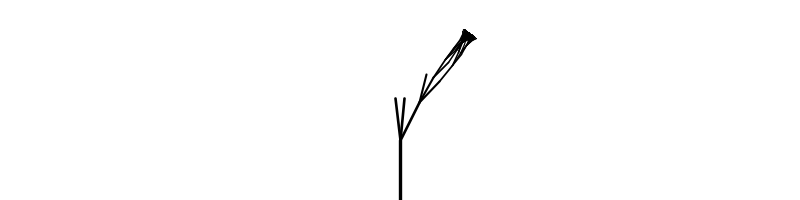
Frame 1 (no input)
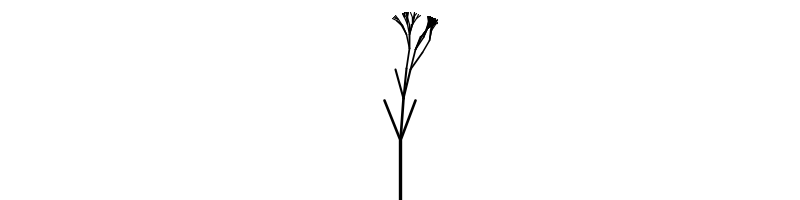
Frame 60 (the mouse pressed at the canvas centre just before this capture)
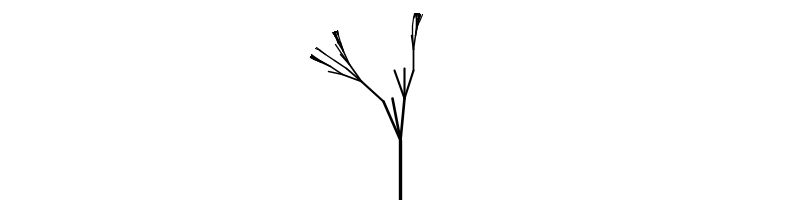
Frame 120 (the mouse held since frame 60 and released just before this capture)

The Processing sketch that drew these frames (run headless with seeded random() and noise(); from frame 60 on, the mouse is pressed at the canvas centre):

// Processing sketch: TreeStochasticNoise
// ── TreeStochasticNoise.pde
// Stochastic Tree with angles fluctuating with Perlin noise
// Daniel Shiffman <http://www.shiffman.net>
// Nature of Code, Chapter 8

// Perlin noise offset 
float yoff = 0;
// Random seed to control randomness while drawing the tree
int seed = 5;


void setup() {
  size(800, 200);
  smooth();
}

void draw() {
  background(255);
  fill(0);
  //text("Click mouse to generate a new tree", 10, height-20);

  stroke(0);
  // Start the tree from the bottom of the screen
  translate(width/2, height);
  // Move alogn through noise
  yoff += 0.005;
  randomSeed(seed);
  // Start the recursive branching!
  branch(60, 0);
}


void mousePressed() {
  // New tree starts with new noise offset and new random seed
  yoff = random(1000);
  seed = millis();
}


void branch(float h, float xoff) {
  // thickness of the branch is mapped to its length
  float sw = map(h, 2, 100, 1, 5);
  strokeWeight(sw);
  // Draw the branch
  line(0, 0, 0, -h);
  // Move along to end
  translate(0, -h);

  // Each branch will be 2/3rds the size of the previous one
  h *= 0.7f;
  
  // Move along through noise space
  xoff += 0.1;

  if (h > 4) {
    // Random number of branches
    int n = int(random(0, 5));
    for (int i = 0; i < n; i++) {
      
      // Here the angle is controlled by perlin noise
      // This is a totally arbitrary way to do it, try others!
      float theta = map(noise(xoff+i, yoff), 0, 1, -PI/3, PI/3);
      if (n%2==0) theta *= -1;
      
      pushMatrix();      // Save the current state of transformation (i.e. where are we now)
      rotate(theta);     // Rotate by theta
      branch(h, xoff);   // Ok, now call myself to branch again
      popMatrix();       // Whenever we get back here, we "pop" in order to restore the previous matrix state
    }
  }
}
